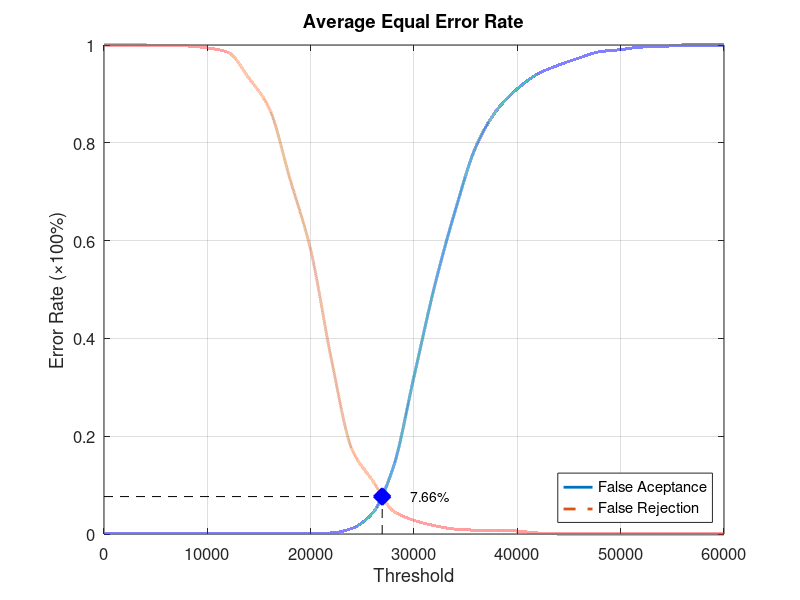
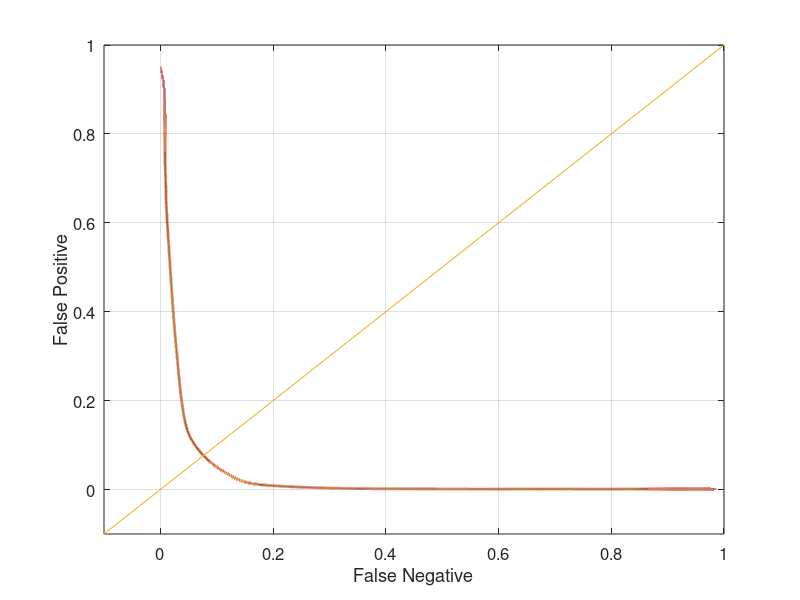

The MATLAB source for these figures, in order:
function yEER = Database4Average
close all;
clear;
clc;
x = 0:2000:60000;
xq = 0:0.5:60000;

y0 = [0 0.00105263 0.00105263 0.00105263 0.00105263 0.00105263 0.00105263 0.00105263 0.00105263 0.00105263 0.00105263 0.00210526 0.0115789 0.0431579 0.136842 0.322105 0.507368 0.662105 0.792632 0.866316 0.910526 0.941053 0.958947 0.973684 0.986316 0.990526 0.99579 0.996842 1 1 1];
yy0 = interp1(x, y0, xq, 'pchip');
y1 = [1 1 1 0.998 0.998 0.994 0.985 0.933 0.87 0.726 0.581 0.358 0.173 0.109 0.047 0.028 0.017 0.01 0.008 0.008 0.006 0.002 0 0 0 0 0 0 0 0 0];
yy1 = interp1(x, y1, xq, 'pchip');

% Calculating EER: 
y2 = abs(y0 - y1);
find(y2 == min(y2))
yy2 = abs(yy0 - yy1);
xEER = find(yy2 == min(yy2));
xEERIndex = xq(xEER) % X-axis EER
yEER = yy0(xEER) % Y-axis EER

main = figure
plot(xq, yy0,'-','LineWidth', 2);	hold on
plot(xq, yy1,'--','LineWidth', 2);	hold on
plot([xEERIndex xEERIndex], [0 yEER], 'k--');	hold on
plot([0 xEERIndex], [yEER yEER], 'k--');	hold on
plot(xEERIndex, yEER, 'bx', 'LineWidth', 10);	hold on
text(xEERIndex + 10 * xEERIndex / 100, yEER, [num2str(round((10000 * yEER)) / 100) '%'])
legend('False Aceptance', 'False Rejection', 'Location', 'SouthEast')
xlabel('Threshold')
ylabel('Error Rate (\times100%)')
title('Average Equal Error Rate')
set(gca, 'FontSize', 12)
axis([0 60000 0 1])
grid on

print(main, 'Database4AverageMain', '-dpng');
FNRxFPR = figure('Color', [1 1 1]);
plot(yy1, yy0, '-', yy1, yy0, 'LineWidth', 2);
hold on
y = -0.1:0.1:1
plot(y, y); 
set(gca, 'FontSize', 12)
xlabel('False Negative')
ylabel('False Positive')
axis([-0.1 1 -0.1 1])
set(gca, 'FontSize', 12)
grid on

print(FNRxFPR, 'Database4AverageFNRxFPR','-dpng');
end
